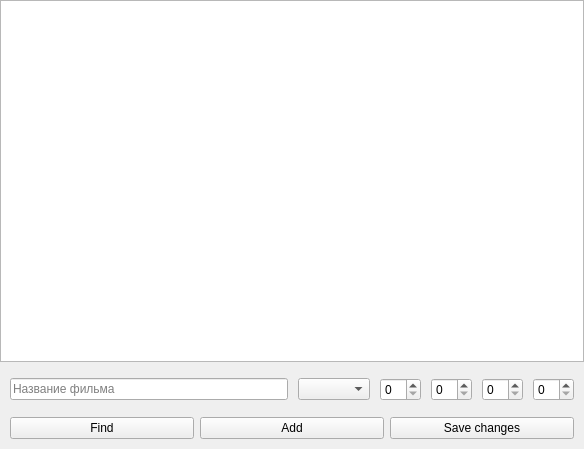
<?xml version="1.0" encoding="UTF-8"?>
<ui version="4.0">
 <class>MainWindow</class>
 <widget class="QMainWindow" name="MainWindow">
  <property name="geometry">
   <rect>
    <x>0</x>
    <y>0</y>
    <width>584</width>
    <height>449</height>
   </rect>
  </property>
  <property name="windowTitle">
   <string>Films</string>
  </property>
  <widget class="QWidget" name="centralwidget">
   <layout class="QVBoxLayout" name="verticalLayout">
    <property name="leftMargin">
     <number>0</number>
    </property>
    <property name="topMargin">
     <number>0</number>
    </property>
    <property name="rightMargin">
     <number>0</number>
    </property>
    <property name="bottomMargin">
     <number>0</number>
    </property>
    <item>
     <widget class="QTableWidget" name="tableWidget"/>
    </item>
    <item>
     <layout class="QHBoxLayout" name="horizontalLayout_2">
      <property name="spacing">
       <number>10</number>
      </property>
      <property name="leftMargin">
       <number>10</number>
      </property>
      <property name="topMargin">
       <number>10</number>
      </property>
      <property name="rightMargin">
       <number>10</number>
      </property>
      <property name="bottomMargin">
       <number>10</number>
      </property>
      <item>
       <widget class="QLineEdit" name="titleEdit">
        <property name="placeholderText">
         <string>Название фильма</string>
        </property>
       </widget>
      </item>
      <item>
       <widget class="QComboBox" name="genreBox"/>
      </item>
      <item>
       <widget class="QSpinBox" name="yearFrom"/>
      </item>
      <item>
       <widget class="QSpinBox" name="yearTo"/>
      </item>
      <item>
       <widget class="QSpinBox" name="durationFrom"/>
      </item>
      <item>
       <widget class="QSpinBox" name="durationTo"/>
      </item>
     </layout>
    </item>
    <item>
     <layout class="QHBoxLayout" name="horizontalLayout">
      <property name="leftMargin">
       <number>10</number>
      </property>
      <property name="topMargin">
       <number>0</number>
      </property>
      <property name="rightMargin">
       <number>10</number>
      </property>
      <property name="bottomMargin">
       <number>10</number>
      </property>
      <item>
       <widget class="QPushButton" name="btnFind">
        <property name="text">
         <string>Find</string>
        </property>
       </widget>
      </item>
      <item>
       <widget class="QPushButton" name="btnAdd">
        <property name="text">
         <string>Add</string>
        </property>
       </widget>
      </item>
      <item>
       <widget class="QPushButton" name="btnSave">
        <property name="text">
         <string>Save changes</string>
        </property>
       </widget>
      </item>
     </layout>
    </item>
   </layout>
  </widget>
 </widget>
 <resources/>
 <connections/>
</ui>
